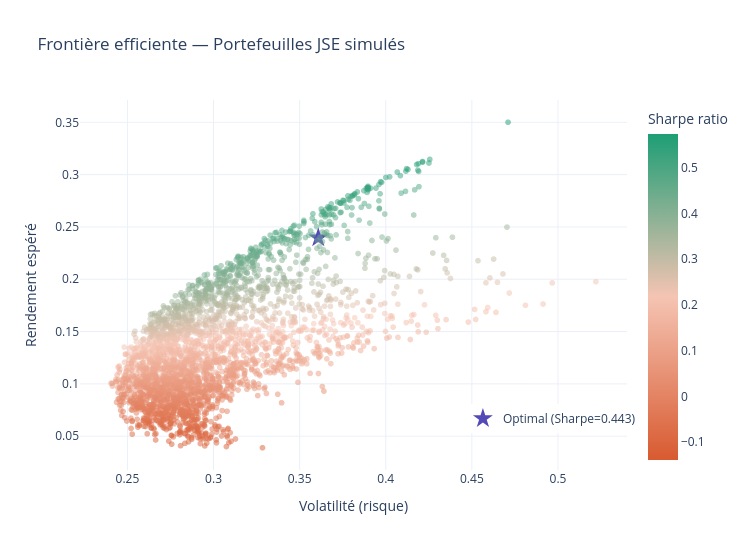

Write notebook code for a chart like this one.
### Code cell
# Actions sélectionnées par le modèle
selected_tickers = snapshot[
    snapshot["proba"] >= 0.55
]["ticker"].tolist()

prices_selected = prices[selected_tickers].dropna()

# Calcul des rendements espérés et covariance
mu = expected_returns.mean_historical_return(
    prices_selected, frequency=252
)
S  = risk_models.sample_cov(prices_selected, frequency=252)

# Simulation de 3000 portefeuilles aléatoires
np.random.seed(42)
n_portfolios = 3000
n_assets     = len(selected_tickers)

port_returns  = []
port_vols     = []
port_sharpes  = []

for _ in range(n_portfolios):
    w = np.random.dirichlet(np.ones(n_assets))
    r = float(np.dot(w, mu))
    v = float(np.sqrt(np.dot(w, np.dot(S.values, w))))
    s = (r - 0.08) / v
    port_returns.append(r)
    port_vols.append(v)
    port_sharpes.append(s)

portfolios_df = pd.DataFrame({
    "rendement"  : port_returns,
    "volatilite" : port_vols,
    "sharpe"     : port_sharpes
})

# Portefeuille optimal (max Sharpe)
ef = EfficientFrontier(mu, S, weight_bounds=(0.05, 0.40))
ef.max_sharpe(risk_free_rate=0.08)
perf = ef.portfolio_performance(
    verbose=False, risk_free_rate=0.08
)

fig = px.scatter(
    portfolios_df,
    x="volatilite",
    y="rendement",
    color="sharpe",
    title="Frontière efficiente — Portefeuilles JSE simulés",
    labels={
        "volatilite" : "Volatilité (risque)",
        "rendement"  : "Rendement espéré",
        "sharpe"     : "Sharpe ratio"
    },
    color_continuous_scale=["#D85A30", "#F5C4B3", "#1D9E75"],
    opacity=0.5,
    template="plotly_white",
    width=750, height=550
)

# Portefeuille optimal
fig.add_trace(go.Scatter(
    x=[perf[1]], y=[perf[0]],
    mode="markers",
    marker=dict(
        color="#534AB7",
        size=15,
        symbol="star"
    ),
    name=f"Optimal (Sharpe={perf[2]:.3f})"
))

fig.update_layout(legend=dict(x=0.7, y=0.1))
fig.show()

fig.write_html("../results/figures/05_frontiere_efficiente.html")
fig.write_image("../results/figures/05_frontiere_efficiente.png")

### Figure 1 — Plotly figure (JSON) as saved in the notebook; plotly's stock layout.template omitted (floating-point values rounded to 4 significant figures; data arrays with more than 128 entries replaced by an {"elided": "..."} marker saying what was removed)
{"data": [{"hovertemplate": "Volatilité (risque)=%{x}<br>Rendement espéré=%{y}<br>Sharpe ratio=%{marker.color}<extra></extra>", "legendgroup": "", "marker": {"color": {"elided": "3000 float values"}, "coloraxis": "coloraxis", "opacity": 0.5, "symbol": "circle"}, "mode": "markers", "name": "", "showlegend": false, "type": "scattergl", "x": {"elided": "3000 float values"}, "xaxis": "x", "y": {"elided": "3000 float values"}, "yaxis": "y"}, {"marker": {"color": "#534AB7", "size": 15, "symbol": "star"}, "mode": "markers", "name": "Optimal (Sharpe=0.443)", "type": "scatter", "x": [0.3608], "y": [0.2397]}], "layout": {"coloraxis": {"colorbar": {"title": {"text": "Sharpe ratio"}}, "colorscale": [[0, "#D85A30"], [0.5, "#F5C4B3"], [1, "#1D9E75"]]}, "height": 550, "legend": {"tracegroupgap": 0, "x": 0.7, "y": 0.1}, "title": {"text": "Frontière efficiente — Portefeuilles JSE simulés"}, "width": 750, "xaxis": {"anchor": "y", "domain": [0, 1], "title": {"text": "Volatilité (risque)"}}, "yaxis": {"anchor": "x", "domain": [0, 1], "title": {"text": "Rendement espéré"}}}}
